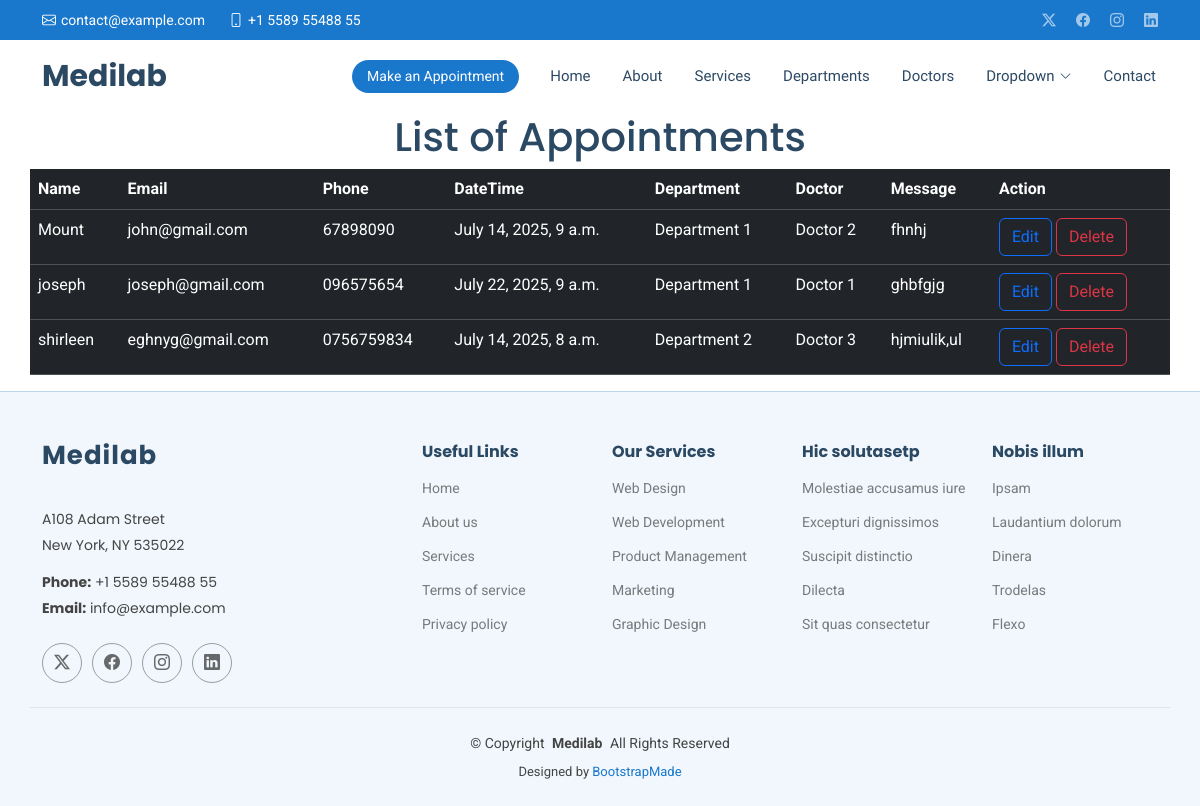
/show/, run on an earlier commit of the app's database.
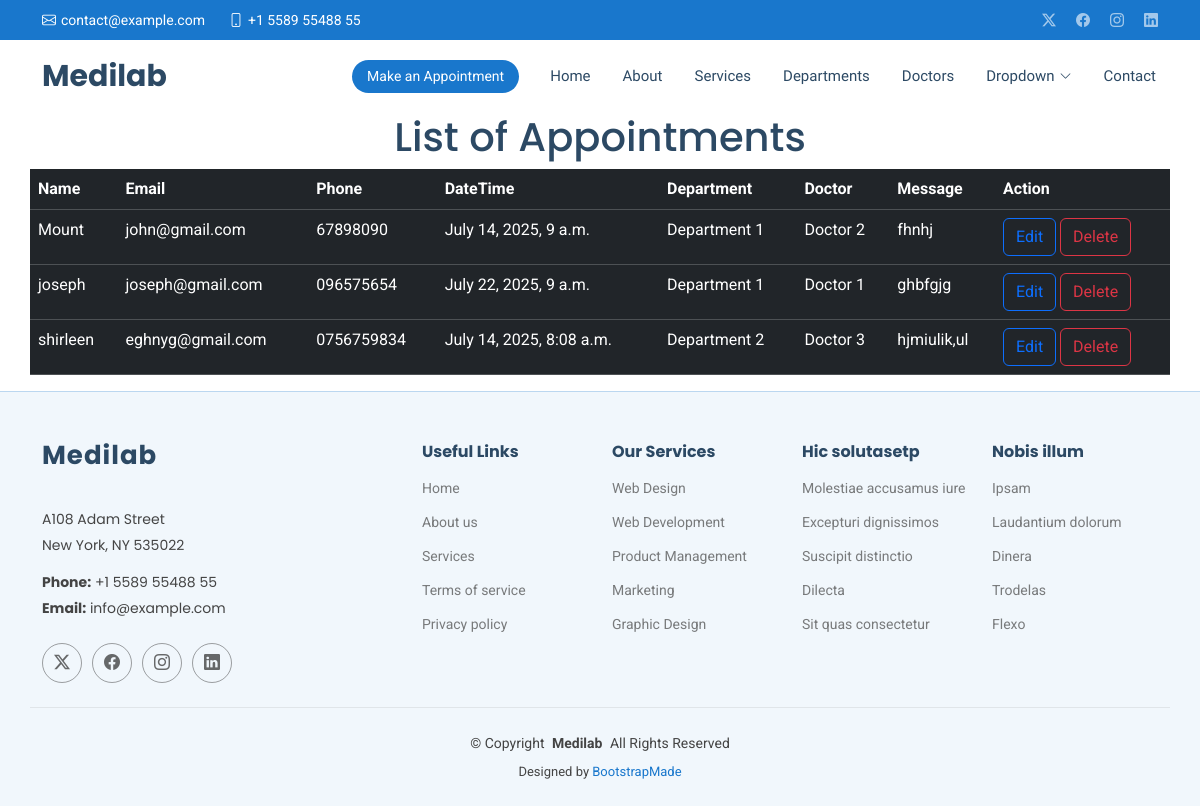
And on a later commit of the database.
### myapp/models.py (models this page shows, shortened)
class Appointment(models.Model):
    name = models.CharField(max_length=100)
    email= models.EmailField()
    phone= models.CharField(max_length=20)
    datetime= models.DateTimeField()
    department= models.CharField(max_length=20)
    doctor= models.CharField(max_length=100)
    message= models.TextField()

### myapp/views.py (the view)
# urls.py: path('show/', views.show, name='show'),
def show(request):
    all= Appointment.objects.all()
    return render(request, 'show.html', {'all': all})

### templates/show.html
{% extends 'starter-page.html' %}
{% load static %}
{% block content %}
    <h1 class="text-center">List of Appointments </h1>
     <table class="table table-dark container ">
     <tr>
         <th>Name</th>
         <th>Email</th>
         <th>Phone</th>
         <th>DateTime</th>
         <th>Department</th>
         <th>Doctor</th>
         <th>Message</th>
         <th>Action</th>
     </tr>
     {% for appointment in all %}
         <tr>
             <td>{{ appointment.name }}</td>
             <td>{{ appointment.email }}</td>
             <td>{{ appointment.phone }}</td>
             <td>{{ appointment.datetime }}</td>
             <td>{{ appointment.department }}</td>
             <td>{{ appointment.doctor }}</td>
             <td>{{ appointment.message }}</td>
             <td>
                 <a href="/edit/{{ appointment.id }}" class="btn btn-outline-primary">Edit</a>
                 <a href="/delete/{{ appointment.id }}" class="btn btn-outline-danger">Delete</a>
             </td>
         </tr>
     {% endfor %}
     </table>
{% endblock %}

What changed in the data, as far as the page shows it:
changed Appointment "shirleen": datetime "July 14, 2025, 8 a.m." → "July 14, 2025, 8:08 a.m."
